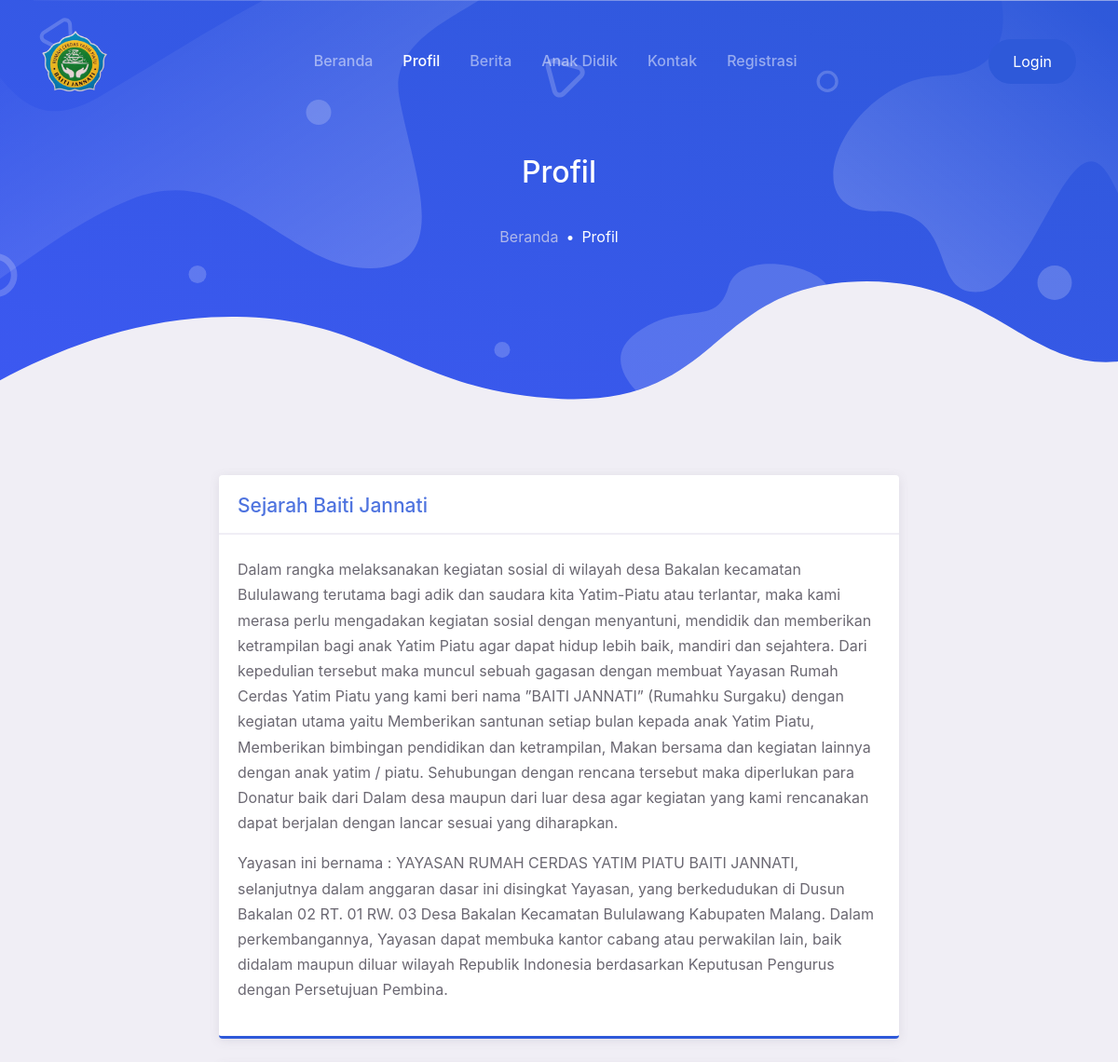
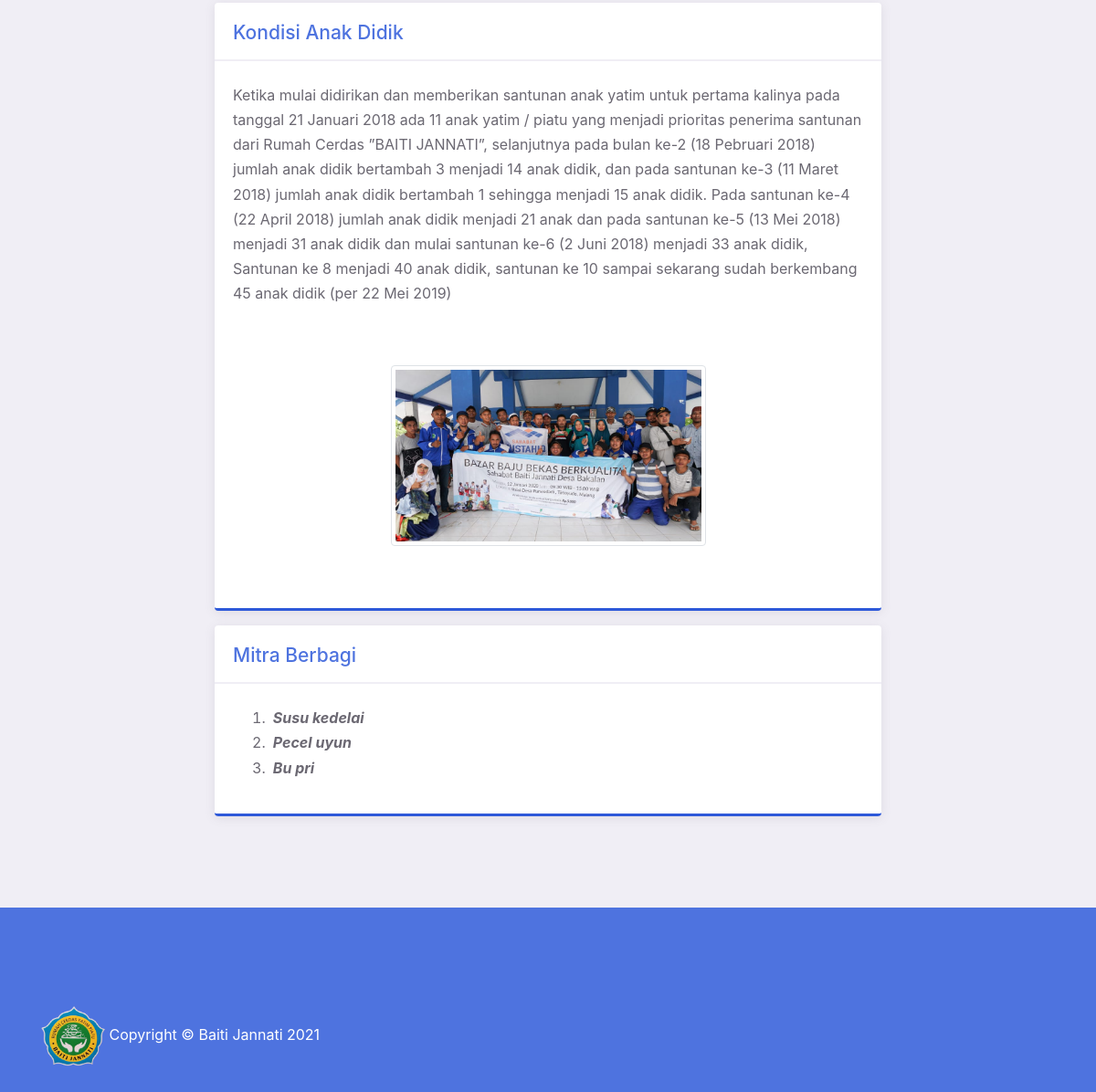
Screenshot of /index.php/profile with the database file from the repository (2 pictures, top to bottom).
### tables this page shows
CREATE TABLE `pengaturan` (
  `id_pengaturan` int(11) NOT NULL,
  `id_user` int(11) NOT NULL,
  `sejarah` text NOT NULL,
  `kondisi` text NOT NULL,
  `foto` varchar(128) NOT NULL,
  `mitra_berbagi` text NOT NULL,
  `lokasi` varchar(256) NOT NULL,
  `kontak` varchar(128) NOT NULL,
  `email` varchar(128) NOT NULL,
  `motivasi` text NOT NULL,
  `created_at` datetime NOT NULL DEFAULT current_timestamp(),
  `updated_at` datetime DEFAULT NULL ON UPDATE current_timestamp()
);

### application/controllers/profile.php (called while the page is built, shortened)
<?php
class Profile extends CI_Controller
{
    public function __construct()
    {
        $this->load->model('admin/Anakdidik_model');
        $this->load->model('admin/Pengurus_model');
        $this->load->model('admin/Pengaturan_model');
        $this->load->model('admin/User_model');
        $this->load->library('form_validation');
    }
    public function index()
    {
        $data['title'] = 'Baiti Jannati | Profil';
        $data['pengaturan'] = $this->Pengaturan_model->showPengaturan();
        $data['anak_didik'] = $this->Anakdidik_model->showAnakDidik();
        $this->load->view('template/header', $data);
        $this->load->view('profile', $data);
        $this->load->view('template/footer', $data);
    }
}

### index.php (called while the page is built, shortened)
<?php
require_once BASEPATH.'core/CodeIgniter.php';

### application/models/admin/Pengaturan_model.php (called while the page is built, shortened)
<?php
class Pengaturan_model extends CI_Model
{
    public function showPengaturan()
    {
        $this->db->select('pengaturan.*, user.name');
        $this->db->join('user', 'pengaturan.id_user = user.id_user');
        return $this->db->get('pengaturan')->result();
    }
}

### application/views/profile.php (the view, shortened to what this page needs)
<body>
    <main class="bg-light">
        <div class="page-hero-section bg-image hero-mini"
            style="background-image: url(<?= base_url(); ?>assets/user/img/hero_mini.svg);">
            <div class="hero-caption">
                <div class="container fg-white h-100">
                    <div class="row justify-content-center align-items-center text-center h-100">
                        <div class="col-lg-6">
                            <h3 class="mb-4 fw-medium">Profil</h3>
                            <nav aria-label="breadcrumb">
                                <ol class="breadcrumb breadcrumb-dark justify-content-center bg-transparent">
                                    <li class="breadcrumb-item"><a href="<?= base_url('beranda') ?>">Beranda</a>
                                    </li>
                                    <li class="breadcrumb-item active" aria-current="page">Profil</li>
                                </ol>
                            </nav>
                        </div>
                    </div>
                </div>
            </div>
        </div>
        <div class="page-section pt-5">
            <div class="container">
                <div class="row justify-content-center">
                    <div class="col-lg-8">
                        <div class="card-page">
                            <h5 class="fg-primary">Sejarah Baiti Jannati</h5>
                            <hr>
                        <?php
                    foreach ($pengaturan as $ad) : ?>
                            <p align="justify">
                            <?= $ad->sejarah ?>
                            </p>
                            <?php endforeach ?>
                        </div>
                        <br>
                        <div class="card-page">
                            <h5 class="fg-primary">Kondisi Anak Didik</h5>
                            <hr>
                        <?php
                    foreach ($pengaturan as $as) : ?>
                            <p align="justify">
                            <?= $as->kondisi ?>
                            </p>
                            <?php endforeach ?>
                        <?php
                    foreach ($pengaturan as $f) : ?>
                            <div class="text-center py-5">
                            <img src="<?= base_url('assets/images/pengaturan/') . $ad->foto ?>  "
                                    class="img-thumbnail" width="50%">
                            </div>
                        </div>
                        <?php endforeach ?>
                        <div class="card-page mt-3">
                            <h5 class="fg-primary">Mitra Berbagi</h5>
                            <hr>
                            <?php
                        foreach ($pengaturan as $as) : ?>
                            <p align="justify">
                            <?= $as->mitra_berbagi ?>
                            </p>
                            <?php endforeach ?>
                        </div>
                    </div>
                </div>
            </div>
        </div>
    </main>
</body>

### assets/user/css/mobster.css (style rules this page uses)
:root { --primary: #4e73df; --secondary: #A52EFF; --success: #0ABF9E; --warning: #E89E09; --info: #4699F8; --danger: #F13057; --indigo: #602FDA; --dark: #383340; --light: #F0EEF5; --gray: #6b6872; --white: #fff; --font-family: 'Quicksand', Arial, Helvetica, sans-serif; --line-height: 1.7; --font-family-sans-serif: "Nunito", -apple-system, BlinkMacSystemFont, "Segoe UI", Roboto, "Helvetica Neue", Arial, sans-serif, "Apple Color Emoji", "Segoe UI Emoji", "Segoe UI Symbol", "Noto Color Emoji"; --font-family-monospace: SFMono-Regular, Menlo, Monaco, Consolas, "Liberation Mono", "Courier New", monospace; }
body { font-family: "Nunito", -apple-system, BlinkMacSystemFont, "Segoe UI", Roboto, "Helvetica Neue", Arial, sans-serif, "Apple Color Emoji", "Segoe UI Emoji", "Segoe UI Symbol", "Noto Color Emoji"; font-size: 16px; line-height: 1.7; color: #383340; }
a { color: #526bf5; }
h1, h2, h3, h4, h5, h6, .h1, .h2, .h3, .h4, .h5, .h6 { line-height: 1.25; }
h3, .h3 { font-size: 2rem; }
h5, .h5 { font-size: 1.3125rem; }
hr { border-color: #E4E1EB; }
.fw-medium { font-weight: 500 !important; }
.bg-light { background-color: #F0EEF5 !important; }
.fg-primary { color: var(--primary) !important; }
.fg-white { color: #fff !important; }
.bg-image { background-size: cover; background-position: center center; background-repeat: no-repeat; }
.breadcrumb { background-color: #F0EEF5; }
.breadcrumb-item { font-size: 16px; }
.breadcrumb-item + .breadcrumb-item::before { content: "\2022"; color: var(--primary); }
.breadcrumb-item a { color: #6b6872; }
.breadcrumb-item.active { color: var(--primary); }
.breadcrumb-dark { background-color: #383340; }
.breadcrumb-dark .breadcrumb-item + .breadcrumb-item::before { color: #fff; }
.breadcrumb-dark .breadcrumb-item a { color: rgba(228, 225, 235, 0.7); }
.breadcrumb-dark .breadcrumb-item.active { color: #fff; }
.page-hero-section { position: relative; height: 100vh; }
.page-hero-section .hero-caption { height: 100%; }
.page-section { position: relative; padding-top: 100px; padding-bottom: 100px; }
.hero-mini { height: 462px; }
.card-page { position: relative; padding: 20px; background-color: #fff; color: #6b6872; border-radius: 4px; box-shadow: 0 2px 12px rgba(95, 90, 104, 0.12); border-bottom: 3px solid #2e59d9; }
.card-page hr { margin-left: -20px; margin-right: -20px; margin-bottom: 24px; border-width: 2px; border-color: #F0EEF5; }

### rows the page displays
pengaturan: sejarah "Dalam rangka melaksanakan kegiatan sosial di wilayah desa Bakalan kecamatan Bululawang terutama bagi adik dan saudara kita Yatim-Piatu atau terlantar, maka kami merasa perlu mengadakan kegiatan sosial dengan menyantuni, mendidik dan memberikan ketrampilan bagi anak Yatim Piatu agar dapat hidup lebih baik, mandiri dan sejahtera. Dari kepedulian tersebut maka muncul sebuah gagasan dengan membuat Yayasan Rumah Cerdas Yatim Piatu yang kami beri nama ”BAITI JANNATI” (Rumahku Surgaku) dengan kegiatan utama yaitu Memberikan santunan setiap bulan kepada anak Yatim Piatu, Memberikan bimbingan pendidikan dan ketrampilan, Makan bersama dan kegiatan lainnya dengan anak yatim / piatu. Sehubungan dengan…", kondisi "Ketika mulai didirikan dan memberikan santunan anak yatim untuk pertama kalinya pada tanggal 21 Januari 2018 ada 11 anak yatim / piatu yang menjadi prioritas penerima santunan dari Rumah Cerdas ”BAITI JANNATI”, selanjutnya pada bulan ke-2 (18 Pebruari 2018) jumlah anak didik bertambah 3 menjadi 14 anak didik, dan pada santunan ke-3 (11 Maret 2018) jumlah anak didik bertambah 1 sehingga menjadi 15 anak didik. Pada santunan ke-4 (22 April 2018) jumlah anak didik menjadi 21 anak dan pada santunan ke-5 (13 Mei 2018) menjadi 31 anak didik dan mulai santunan ke-6 (2 Juni 2018) menjadi 33 anak didik, Santunan ke 8 menjadi 40 anak didik, santunan ke 10 sampai sekarang sudah berkembang 45 anak didik…", foto (picture), mitra_berbagi "Susu kedelai Pecel uyun Bu pri"
